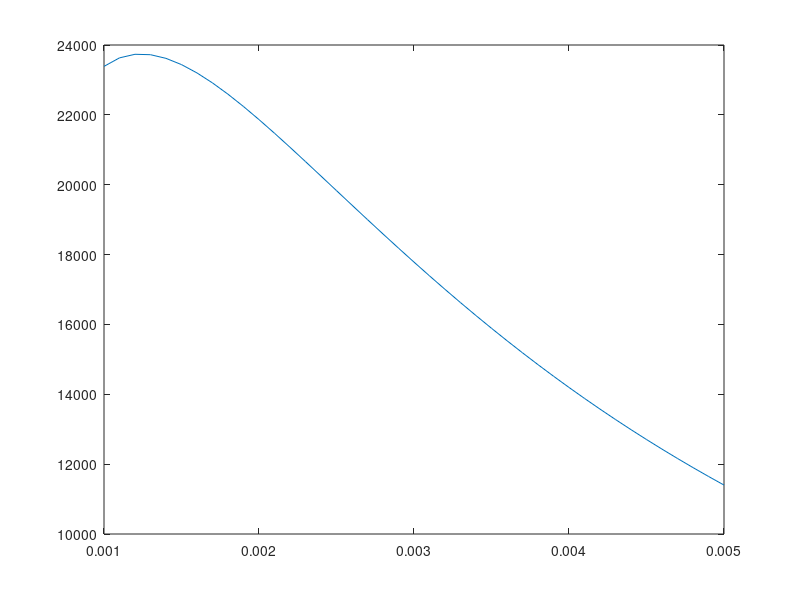

Write the MATLAB code that produced this figure.
i = 1;
r = 30/1000;
rc = 10/1000;
lp = 20/1000;
t = 8/1000;
l = 50/1000;
wc = 20/1000;
n=0.112;
y1=0.4;
nc=150;
u0=4*(pi)*10^(-7);
um=6;
u=600;
c0=0.3;
c1=0.42;
c2=-0.00116;
c3=1.0513*10^-6;


re=85.1*10^(-3);
lw=12;
M=[];
N=[];
V=[];
K=[];
J=[];
H=[];

for g = 0.001:0.0001:0.005
    rd=r+g/2;
    l1 = r-rc/2;
    l7 = l1;
    l2 =  g;
    l6 = l2;
    l3 = t/2;
    l5 =l3;
    l4 = l-lp;
    l8 = l4;
    a1 = 2*pi*lp*(r-rc/4);
    a7 = a1;
    a2 = 2*pi*lp*(r+g);
    a6 = a2;
    a3 = 2*pi*lp*(r+g+t/4);
    a5 = a3;
    a4 = pi*((r+g+t)^2 -(r+g+t/2)^2);
    a8 = pi*rc^2;
    hmr =((nc*i)/((2*g)+((2*l1*um*a2)/(u*a1))+((2*l3*um*a2)/(u*a3)) + ((l4*um*a2)/(u*a4))+ ((l8*um*a2)/(u*a8))));
    bmr = u0*um*hmr;
    ap=pi*(r+g)^2;
    as=pi*(r)^2;
    flux = a2*bmr;
    lin=nc*(flux/i);
    rw = lw*re;
    if y1==0
         sgn(y1) = 0;
    elseif y1>0
         sgn('y1') =1;
    elseif y1<0
         sgn(y1)= -1;
    end
    
    ty = c0+c1*hmr+c2*hmr^2+c3*hmr^3;
    q=y1*(ap-as);
    c=2.07+12*q*n/(12*q*n+0.8*pi*rd*g^2*ty);

    cv=6*n*l*(ap-as)^2/(pi*rd*g^3);
    fm=(ap-as)*2*c*lp*ty/g;
    fv=cv*y1;
    fd=fv+(fm*sgn('y1'));
    Tk=lin/rw;
    M=[M fd(1)];
    dy=(fv+fm)/fv;
    N=[N dy];
    V=[V g];
    K=[K ty];
    J=[J Tk];
    H =[H hmr];
end
figure(1)
plot(V,N)

% figure(2)
% plot(V,M)
% 
% figure(3)
% plot(V,K)
% 
% figure(4)
% plot(V,J)